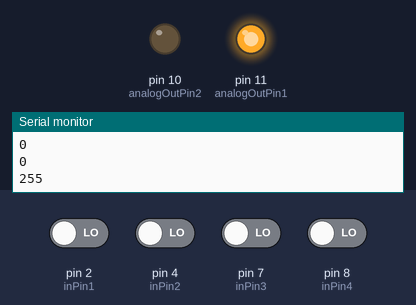
Recording of a sketch running on a simulated Arduino Uno, built with avr-gcc and run on an emulated ATmega328P. Shown: output pins drawn as LEDs (lit = HIGH), the last lines printed to the serial monitor. The inputs (shaded band) are chosen by the test bench; at power-on: pin 2 (inPin1), pin 4 (inPin2), pin 7 (inPin3), pin 8 (inPin4) LOW.

Above: at 1.2 s.
1.3 s: pin 2 (inPin1) driven HIGH
At 1.6 s:
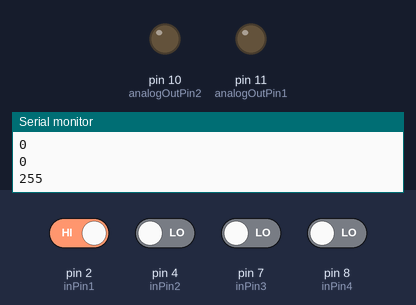
Timing chart, 0 to 4.3 s (numbered marks = the images above; inputs shaded):
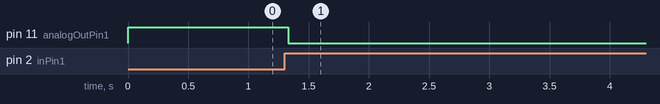

The sketch:

DC.ino
```cpp
int outputValue = 255;
int analogOutPin1 = 11;
int analogOutPin2 = 10;
int isOn = 1;
const int inPin1 = 2;
const int inPin2 = 4;
const int inPin3 = 7;
const int inPin4 = 8;

void setup() {
  pinMode(analogOutPin1, OUTPUT);
  pinMode(analogOutPin2, OUTPUT);
  pinMode(inPin1, INPUT);
  pinMode(inPin2, INPUT);
  pinMode(inPin3, INPUT);
  pinMode(inPin4, INPUT);
  Serial.begin(9600);
}

void loop() {
  int pause_resumption_button = digitalRead(inPin1);
  int increase_speed_button = digitalRead(inPin2);
  int decrease_speed_button = digitalRead(inPin3);
  int change_direction_button = digitalRead(inPin4);
  Serial.println(pause_resumption_button);
  Serial.println(increase_speed_button);
  Serial.println(decrease_speed_button);
  Serial.println(change_direction_button);
  Serial.println(outputValue);
  if(pause_resumption_button == HIGH) {
    if(isOn) {
      analogWrite(analogOutPin1, 0);
      analogWrite(analogOutPin2, 0);
      isOn = 0;
    } else {
      analogWrite(analogOutPin1, outputValue);
      analogWrite(analogOutPin2, 0);
      isOn = 1;
    }
    while(digitalRead(inPin1) == HIGH){
      delay(10);
    }
  } else if(decrease_speed_button == HIGH  && isOn == 1) {
    if(outputValue > 9){
      analogWrite(analogOutPin1, (outputValue - 10));
      analogWrite(analogOutPin2, 0);
      outputValue = outputValue - 10;
      while(digitalRead(inPin3) == HIGH){
        delay(10);
      }
    }
  } else if(increase_speed_button == HIGH  && isOn == 1) {
    if(outputValue < 246){
      analogWrite(analogOutPin1, (outputValue + 10));
      analogWrite(analogOutPin2, 0);
      outputValue = outputValue + 10;
      while(digitalRead(inPin2) == HIGH){
        delay(10);
      }
    }
  } else if(change_direction_button == HIGH && isOn == 1) {
    int temp = analogOutPin1;
    analogOutPin1 = analogOutPin2;
    analogOutPin2 = temp;
    analogWrite(analogOutPin1, outputValue);
    analogWrite(analogOutPin2, 0);
    while(digitalRead(inPin4) == HIGH){
      delay(10);
    }
  } else if(isOn){
    analogWrite(analogOutPin1, outputValue);
    analogWrite(analogOutPin2, 0);
  }
}
```

Measured:
- after the input at 1.3 s, pin 11 (analogOutPin1): HIGH → LOW at once
